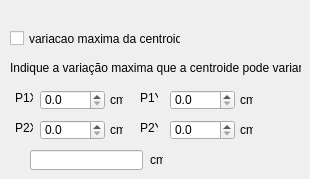
             <widget class="QWidget" name="tab2">
              <attribute name="title">
               <string>Maxima variação de centroide</string>
              </attribute>
              <widget class="QCheckBox" name="cbVariaca">
               <property name="geometry">
                <rect>
                 <x>10</x>
                 <y>30</y>
                 <width>171</width>
                 <height>17</height>
                </rect>
               </property>
               <property name="text">
                <string>variacao maxima da centroide</string>
               </property>
              </widget>
              <widget class="QLabel" name="label_74">
               <property name="geometry">
                <rect>
                 <x>10</x>
                 <y>60</y>
                 <width>291</width>
                 <height>16</height>
                </rect>
               </property>
               <property name="text">
                <string>Indique a variação maxima que a centroide pode variar</string>
               </property>
              </widget>
              <widget class="QDoubleSpinBox" name="sbJanelaP2Y">
               <property name="geometry">
                <rect>
                 <x>170</x>
                 <y>120</y>
                 <width>65</width>
                 <height>20</height>
                </rect>
               </property>
               <property name="maximumSize">
                <size>
                 <width>65</width>
                 <height>16777215</height>
                </size>
               </property>
               <property name="decimals">
                <number>1</number>
               </property>
               <property name="maximum">
                <double>10000.000000000000000</double>
               </property>
               <property name="singleStep">
                <double>10.000000000000000</double>
               </property>
              </widget>
              <widget class="QDoubleSpinBox" name="sbJanelaP2X">
               <property name="geometry">
                <rect>
                 <x>40</x>
                 <y>120</y>
                 <width>65</width>
                 <height>20</height>
                </rect>
               </property>
               <property name="maximumSize">
                <size>
                 <width>65</width>
                 <height>16777215</height>
                </size>
               </property>
               <property name="decimals">
                <number>1</number>
               </property>
               <property name="maximum">
                <double>10000.000000000000000</double>
               </property>
               <property name="singleStep">
                <double>10.000000000000000</double>
               </property>
              </widget>
              <widget class="QDoubleSpinBox" name="sbJanelaP1X">
               <property name="geometry">
                <rect>
                 <x>40</x>
                 <y>90</y>
                 <width>65</width>
                 <height>20</height>
                </rect>
               </property>
               <property name="maximumSize">
                <size>
                 <width>65</width>
                 <height>16777215</height>
                </size>
               </property>
               <property name="decimals">
                <number>1</number>
               </property>
               <property name="maximum">
                <double>10000.000000000000000</double>
               </property>
               <property name="singleStep">
                <double>10.000000000000000</double>
               </property>
              </widget>
              <widget class="QDoubleSpinBox" name="sbJanelaP1Y">
               <property name="geometry">
                <rect>
                 <x>170</x>
                 <y>90</y>
                 <width>65</width>
                 <height>20</height>
                </rect>
               </property>
               <property name="maximumSize">
                <size>
                 <width>65</width>
                 <height>16777215</height>
                </size>
               </property>
               <property name="decimals">
                <number>1</number>
               </property>
               <property name="maximum">
                <double>10000.000000000000000</double>
               </property>
               <property name="singleStep">
                <double>10.000000000000000</double>
               </property>
              </widget>
              <widget class="QLabel" name="label_92">
               <property name="geometry">
                <rect>
                 <x>15</x>
                 <y>90</y>
                 <width>18</width>
                 <height>16</height>
                </rect>
               </property>
               <property name="text">
                <string>P1X</string>
               </property>
              </widget>
              <widget class="QLabel" name="label_90">
               <property name="geometry">
                <rect>
                 <x>15</x>
                 <y>120</y>
                 <width>18</width>
                 <height>16</height>
                </rect>
               </property>
               <property name="text">
                <string>P2X</string>
               </property>
              </widget>
              <widget class="QLabel" name="label_93">
               <property name="geometry">
                <rect>
                 <x>140</x>
                 <y>90</y>
                 <width>18</width>
                 <height>16</height>
                </rect>
               </property>
               <property name="text">
                <string>P1Y</string>
               </property>
              </widget>
              <widget class="QLabel" name="label_91">
               <property name="geometry">
                <rect>
                 <x>140</x>
                 <y>120</y>
                 <width>18</width>
                 <height>16</height>
                </rect>
               </property>
               <property name="text">
                <string>P2Y</string>
               </property>
              </widget>
              <widget class="QLabel" name="label_75">
               <property name="geometry">
                <rect>
                 <x>150</x>
                 <y>150</y>
                 <width>13</width>
                 <height>20</height>
                </rect>
               </property>
               <property name="text">
                <string>cm</string>
               </property>
              </widget>
              <widget class="QLineEdit" name="leVarMax">
               <property name="geometry">
                <rect>
                 <x>30</x>
                 <y>150</y>
                 <width>113</width>
                 <height>20</height>
                </rect>
               </property>
              </widget>
              <widget class="QLabel" name="label_94">
               <property name="geometry">
                <rect>
                 <x>110</x>
                 <y>90</y>
                 <width>13</width>
                 <height>20</height>
                </rect>
               </property>
               <property name="text">
                <string>cm</string>
               </property>
              </widget>
              <widget class="QLabel" name="label_95">
               <property name="geometry">
                <rect>
                 <x>240</x>
                 <y>90</y>
                 <width>13</width>
                 <height>20</height>
                </rect>
               </property>
               <property name="text">
                <string>cm</string>
               </property>
              </widget>
              <widget class="QLabel" name="label_96">
               <property name="geometry">
                <rect>
                 <x>110</x>
                 <y>120</y>
                 <width>13</width>
                 <height>20</height>
                </rect>
               </property>
               <property name="text">
                <string>cm</string>
               </property>
              </widget>
              <widget class="QLabel" name="label_97">
               <property name="geometry">
                <rect>
                 <x>240</x>
                 <y>120</y>
                 <width>13</width>
                 <height>20</height>
                </rect>
               </property>
               <property name="text">
                <string>cm</string>
               </property>
              </widget>
             </widget>
